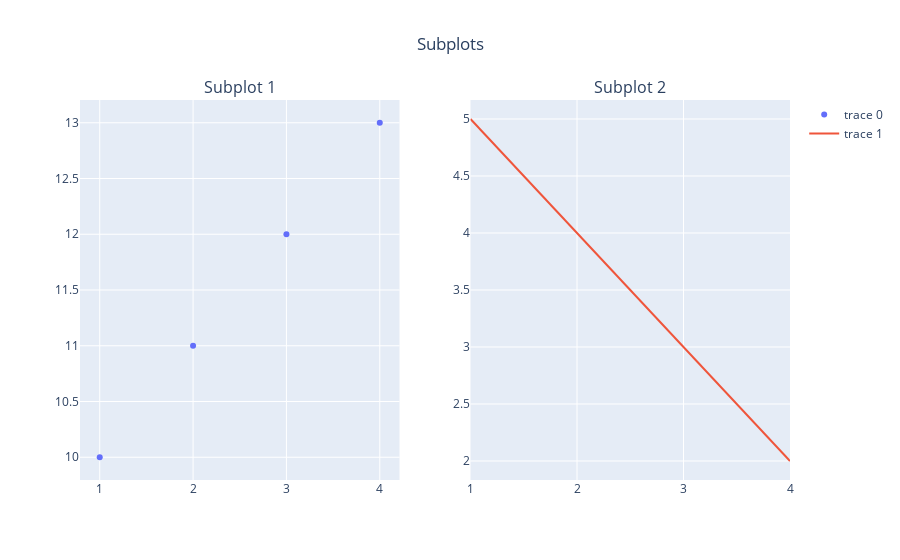

The notebook cell this image was saved under:
### Markdown cell above
## 布局 `Layout`
`Layout` 是图形的外观和样式的控制元素， `layout` 对象包含在 `Figure` 对象中，通常通过设置 `.update_layout()` 来调整图形的布局，一张图可以多次调整，即可以多次使用该函数。常见的具体设置如下。

### 修改标题 

使用 `title` 参数设置新标题即可。

例：将上面的 `Figure` 的标题改为 Subplots，并居中显示。

```{note}
Plotly 中，图片标题不会默认居中，需要设置 `title_x=0.5` 来调整。
```

### Code cell
fig.update_layout(title='Subplots', title_x=0.5)
fig.show()

### Figure 1 — Plotly figure (JSON) as saved in the notebook; plotly's stock layout.template omitted (floating-point values rounded to 4 significant figures)
{"data": [{"mode": "markers", "type": "scatter", "x": [1, 2, 3, 4], "xaxis": "x", "y": [10, 11, 12, 13], "yaxis": "y"}, {"mode": "lines", "type": "scatter", "x": [1, 2, 3, 4], "xaxis": "x2", "y": [5, 4, 3, 2], "yaxis": "y2"}], "layout": {"annotations": [{"font": {"size": 16}, "showarrow": false, "text": "Subplot 1", "x": 0.225, "xanchor": "center", "xref": "paper", "y": 1, "yanchor": "bottom", "yref": "paper"}, {"font": {"size": 16}, "showarrow": false, "text": "Subplot 2", "x": 0.775, "xanchor": "center", "xref": "paper", "y": 1, "yanchor": "bottom", "yref": "paper"}], "title": {"text": "Subplots", "x": 0.5}, "xaxis": {"anchor": "y", "domain": [0, 0.45]}, "xaxis2": {"anchor": "y2", "domain": [0.55, 1]}, "yaxis": {"anchor": "x", "domain": [0, 1]}, "yaxis2": {"anchor": "x2", "domain": [0, 1]}}}
